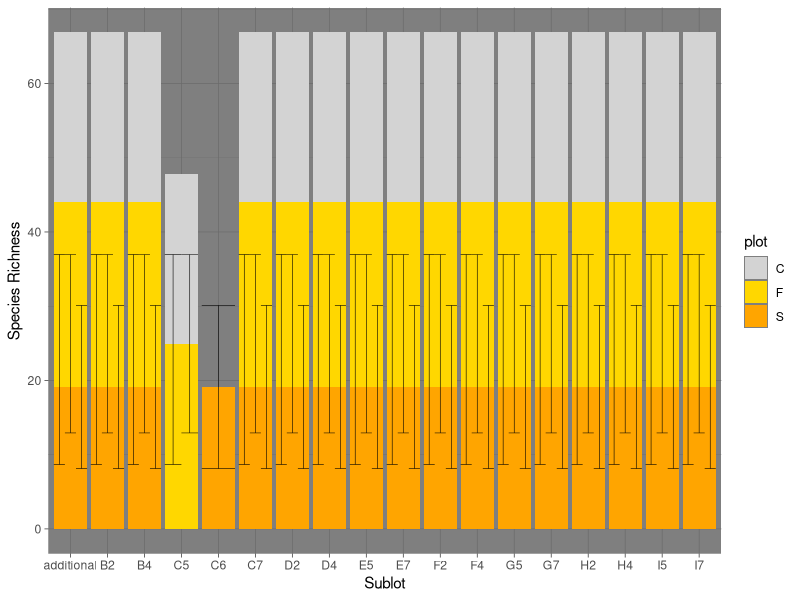

Source code (R):
## ---- chunk 1
knitr::opts_knit$set(root.dir = '~/UNCG_DataWrangling')
## ---- chunk 2
library(tidyverse)
theme_set(theme_dark())
## ---- chunk 3
tempest <- read.csv("TEMPEST_SERC_understory sppcomp_2021.csv")

## ---- chunk 4

temp_species <- tempest %>% 
  select(species, cover) %>% 
  distinct(.keep_all = TRUE) %>%
  mutate(species = ifelse(species=="canopy tree basal cover", NA, ifelse(species==
         "infrastructure cover",NA, ifelse(species=="bare ground", NA, species))))%>%
  filter(!is.na(species))
## ---- chunk 5
temp_treatment <- tempest %>% 
  mutate(replicate = paste(plot, subplot, sep="_")) %>%
  mutate(treatment = ifelse(plot %in% "C", "Control",plot)) %>% 
  mutate(treatment = ifelse(plot %in% "F", "Freshwater inundation",treatment)) %>% 
  mutate(treatment = ifelse(plot %in% "S", "Saltwater inundation", treatment)) %>% 
  select(-c("project_name", "sampler","notes","species","plot","subplot")) 

## ---- chunk 6

plant_cover <- tempest %>% 
  mutate(species = ifelse(species=="canopy tree basal cover", NA, ifelse(species==
         "infrastructure cover",NA, ifelse(species=="bare ground", NA, species))))%>%
  filter(!is.na(species))
## ---- chunk 7
cover_combine <- plant_cover%>%
  group_by(subplot)%>%
  summarise(plantcover_total=sum(cover))%>%
  mutate(subplot = ifelse(subplot=="additional", NA, subplot)) %>% 
  filter(!is.na(subplot))%>%
  ungroup()
## ---- chunk 8
tempest <- merge(x=tempest, y=cover_combine, by="subplot", all.x=T) %>% 
  mutate(.data=tempest, plantcover_percent = 100*(cover/plantcover_total))

## ---- chunk 9

subplot_rich <- tempest %>%
  group_by(subplot,plot) %>% 
  distinct(across(contains("species")),(.keep_all = TRUE)) %>% 
  summarise(species_richness = length(species)) %>% 
  ungroup()%>%
  group_by(plot)%>%
  mutate(across(.col="species_richness",.fns=list(mean=mean,sd=sd),na.rm=TRUE))%>%
  mutate(richness_se=1.96*species_richness_sd)%>%
  ungroup()

## ---- chunk 10
plot_rich <- tempest %>%
  group_by(plot) %>% 
  distinct(across(contains("species")),(.keep_all = TRUE)) %>% 
  summarise(species_richness = length(species)) %>% 
  ungroup()

## ---- chunk 11

ggplot(data=subplot_rich, aes(x=subplot, y=species_richness_mean, fill=plot))+
  geom_bar(stat="identity")+
  scale_fill_manual(values=c("lightgrey", "gold", "orange"))+
  xlab("Sublot")+
  ylab("Species Richness")+
  geom_errorbar(aes(ymin=species_richness_mean-richness_se, 
                    ymax=species_richness_mean+richness_se), 
                    position=position_dodge(), linewidth=.2, size=1)
